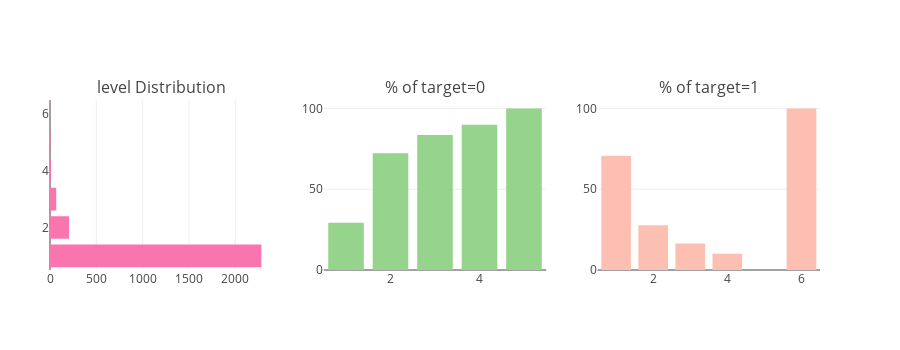

The code cell stored with this chart in its notebook:
### Code cell
catAndTrgt(merge_df, "level")

### Figure 1 — Plotly figure (JSON) as saved in the notebook; plotly's stock layout.template omitted (floating-point values rounded to 4 significant figures)
{"data": [{"marker": {"color": "#f975ae"}, "orientation": "h", "type": "bar", "uid": "136ecdfa-8b5e-11e8-91d7-6c40089fb510", "x": [1, 5, 10, 67, 206, 2280], "xaxis": "x", "y": [6, 5, 4, 3, 2, 1], "yaxis": "y"}, {"marker": {"color": "#96D38C"}, "name": "Target : 0", "type": "bar", "uid": "136fe6ae-8b5e-11e8-be54-6c40089fb510", "x": [1, 2, 3, 4, 5], "xaxis": "x2", "y": [29.3, 72.33, 83.58, 90, 100], "yaxis": "y2"}, {"marker": {"color": "#FEBFB3"}, "name": "Target : 1", "type": "bar", "uid": "13710746-8b5e-11e8-a3d7-6c40089fb510", "x": [1, 2, 3, 6, 4], "xaxis": "x3", "y": [70.7, 27.67, 16.42, 100, 10], "yaxis": "y3"}], "layout": {"annotations": [{"font": {"size": 16}, "showarrow": false, "text": "level Distribution", "x": 0.1444, "xanchor": "center", "xref": "paper", "y": 1, "yanchor": "bottom", "yref": "paper"}, {"font": {"size": 16}, "showarrow": false, "text": "% of target=0", "x": 0.5, "xanchor": "center", "xref": "paper", "y": 1, "yanchor": "bottom", "yref": "paper"}, {"font": {"size": 16}, "showarrow": false, "text": "% of target=1", "x": 0.8556, "xanchor": "center", "xref": "paper", "y": 1, "yanchor": "bottom", "yref": "paper"}], "height": 350, "margin": {"l": 50}, "showlegend": false, "xaxis": {"anchor": "y", "domain": [0, 0.2889]}, "xaxis2": {"anchor": "y2", "domain": [0.3556, 0.6444]}, "xaxis3": {"anchor": "y3", "domain": [0.7111, 1]}, "yaxis": {"anchor": "x", "domain": [0, 1]}, "yaxis2": {"anchor": "x2", "domain": [0, 1]}, "yaxis3": {"anchor": "x3", "domain": [0, 1]}}}
